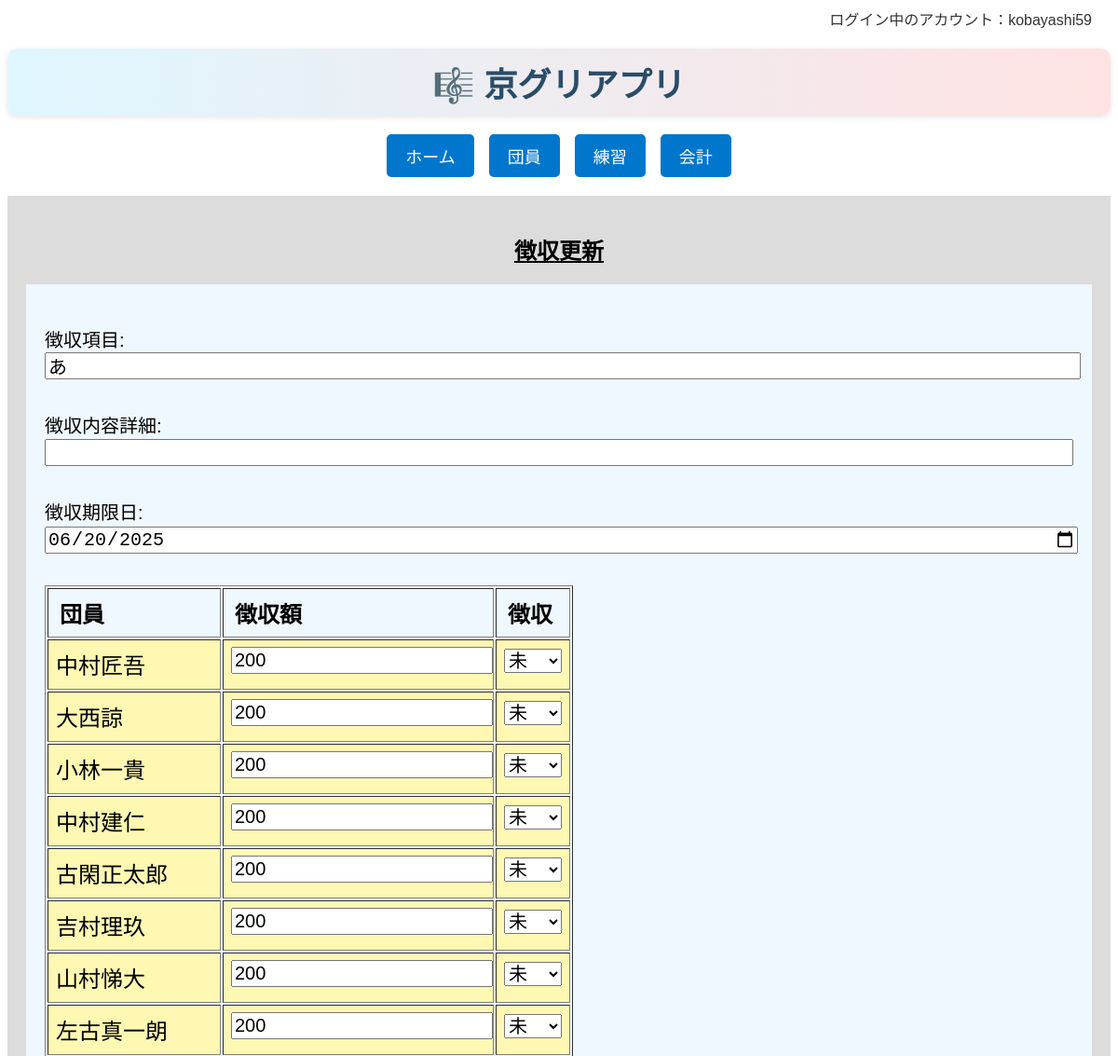
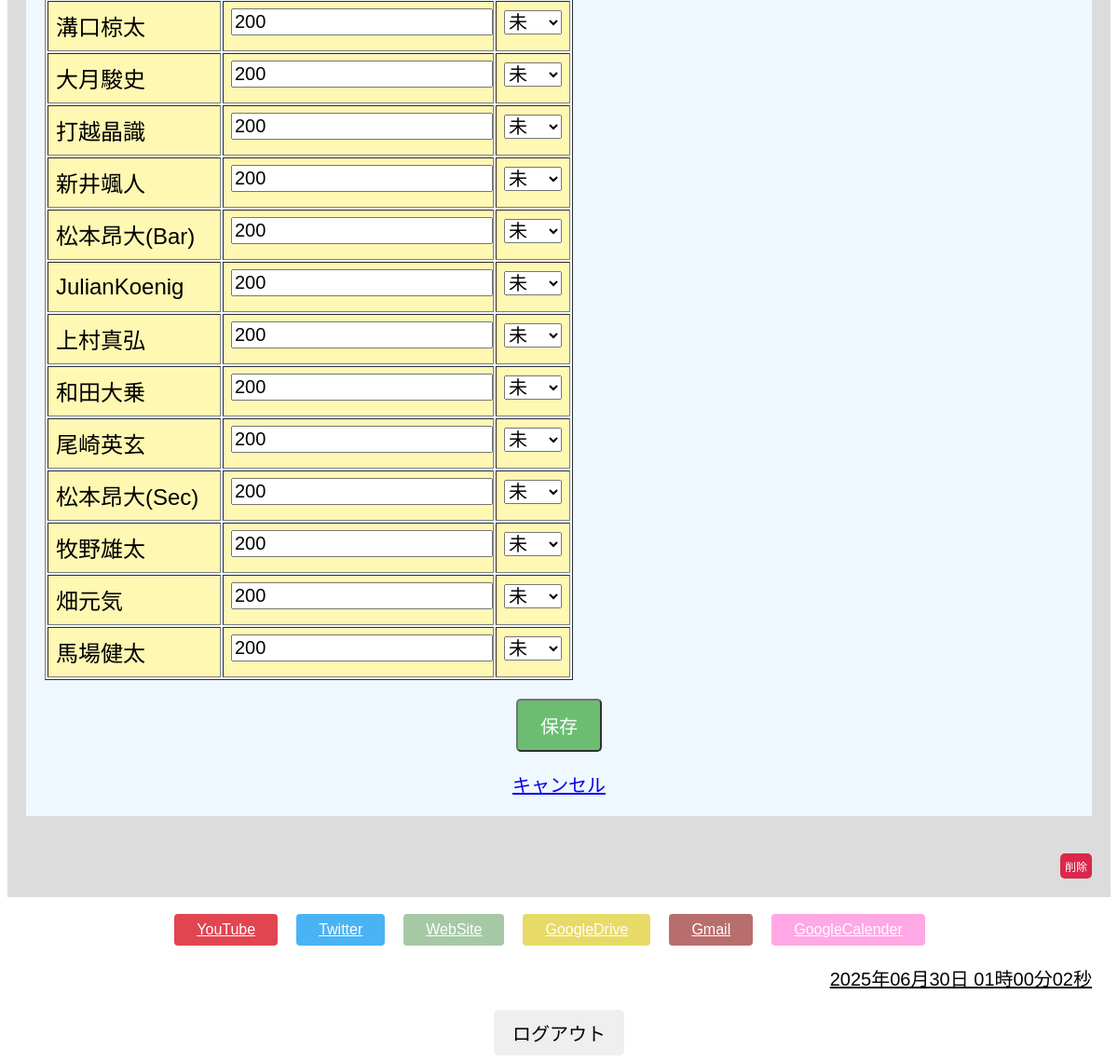
Page /accounting/collection/9/update/ (signed in) on the committed database (2 pictures, top to bottom).
### accounting/models/collection_models.py (models this page shows, shortened)
class Collection(models.Model):
    title = models.CharField(
        max_length=50,
        verbose_name="徴収項目",
        default=""
    )  # 徴収の名前（例：2025年5月団費）
    content = models.TextField(
        verbose_name="徴収内容",
        blank=True
    )  # 補足内容（空欄可）
    created_at = models.DateTimeField(
        auto_now_add=True,
        verbose_name="作成日"
    )  # 作成日時（自動記録）
    deadline = models.DateField(
        verbose_name="徴収期限日"
    )  # 支払いの締切日

class CollectionRecord(models.Model):
    STATUS_CHOICES = [
        ('未', '未'),       # 未払い
        ('済', '済'),       # 支払済み
        ('不要', '不要'),   # 不要（免除など）
    ]
    collection = models.ForeignKey(
        Collection,
        on_delete=models.CASCADE,
        related_name='records'
    )  # 対象となる徴収項目
    member = models.ForeignKey(
        Member,
        on_delete=models.CASCADE
    )  # 対象団員
    amount = models.PositiveIntegerField(
        verbose_name="徴収額",
        default=0
    )  # 金額（円）
    status = models.CharField(
        max_length=10,
        choices=STATUS_CHOICES,
        default='未',
        verbose_name="徴収ステータス"
    )  # 支払い状況の区分

### member/models.py (models this page shows, shortened)
class Member(models.Model):
    PART_CHOICES = [
        ('top', 'トップ'),
        ('second', 'セカンド'),
        ('baritone', 'バリトン'),
        ('bass', 'ベース'),
    ]
    id = models.UUIDField(
        primary_key=True,
        default=uuid.uuid4,
        editable=False,
        verbose_name="ID"
    )  # 主キーとしてUUIDを使用（安全性・衝突回避）
    name = models.CharField(max_length=100, verbose_name="名前")  # 団員名
    kyogleeid = models.IntegerField(verbose_name="期")  # 何期生か（整数）
    joinyear = models.IntegerField(verbose_name="入団年")  # 入団年度
    faculty = models.CharField(max_length=100, verbose_name="所属")  # 学部など
    part = models.CharField(
        max_length=10,
        choices=PART_CHOICES,
        verbose_name="パート"
    )  # 所属パート（選択式）
    role = models.ManyToManyField(
        Role,
        verbose_name="役職",
        blank=True
    )  # 複数の役職と多対多で紐づけ
    picture = CloudinaryField(
        '画像',
        blank=True,
        null=True
    )  # Cloudinaryに保存されるプロフィール画像
    created_at = models.DateTimeField(
        auto_now_add=True,
        verbose_name="作成日時"
    )  # 登録された日時（自動記録）
    updated_at = models.DateTimeField(
        auto_now=True,
        verbose_name="更新日時"
    )  # 最終更新日時（自動記録）
    user = models.OneToOneField(
        User,
        on_delete=models.CASCADE,
        null=True,
        blank=True
    )  # Djangoのログインユーザーと紐づけ（任意）

### accounting/views/collection_views.py (the view)
# urls.py: path('collection/<int:pk>/update/', collection_views.collection_update, name='collection_update'),      # 更新
@login_required
def collection_update(request, pk):
    collection = get_object_or_404(Collection, pk=pk)
    members = Member.objects.all().order_by('kyogleeid', 'name')
    existing_records = {r.member.id: r for r in CollectionRecord.objects.filter(collection=collection)}
    if request.method == 'POST':
        form = CollectionForm(request.POST, instance=collection)
        if form.is_valid():
            form.save()
            for member in members:
                amount_key = f"amount_{member.id}"
                status_key = f"status_{member.id}"
                try:
                    amount = int(request.POST.get(amount_key, 0))
                    status = request.POST.get(status_key, '未')
                except ValueError:
                    amount = 0
                    status = '未'
                if status == '不要':
                    amount = 0
                record = existing_records.get(member.id)
                if record:
                    record.amount = amount
                    record.status = status
                    record.save()
            return redirect('accounting:collection_detail', year=collection.deadline.year, pk=collection.id)
    else:
        form = CollectionForm(instance=collection)
        member_records = [(member, existing_records.get(member.id)) for member in members]
    return render(request, 'accounting/collection/collection_update.html', {
        'form': form,
        'collection': collection,
        'member_records': member_records,
    })

### accounting/forms/collection_forms.py
class CollectionForm(forms.ModelForm):
    class Meta:
        model = Collection
        fields = ['title', 'content', 'deadline']
        labels = {
            'title': '徴収項目',
            'content': '徴収内容詳細',
            'deadline': '徴収期限日',
        }
        widgets = {
            'title': forms.TextInput(attrs={'placeholder': '例）2025年度前期団費'}),
            'content': forms.TextInput(attrs={'rows': 5, 'cols': 40, 'class': 'responsive-textarea'}),
            'deadline': forms.DateInput(attrs={'type': 'date'}),  # 日付選択用カレンダー入力
        }

### templates/accounting/collection/collection_update.html (shortened to what this page needs)
{% extends "base/base.html" %}
{% block body %}
<div class="contents">
    <h2 class="page_name">徴収更新</h2>
    <div class="register_contents">
        <form method="post" class="register_form">
            {{ form.as_p }}
            <table border="1">
                <thead>
                    <tr>
                        <th style="min-width: 160px;">団員</th>
                        <th>徴収額</th>
                        <th>徴収</th>
                    </tr>
                </thead>
                <tbody>
                    {% for member, record in member_records %}
                    <tr {% if record.status == "未" %}style="background-color: #fff8b3;"{% endif %}>
                        <td>{{ member.name }}</td>
                        <td>
                            <input type="number" name="amount_{{ member.id }}" value="{{ record.amount }}">
                        </td>
                        <td>
                            <select name="status_{{ member.id }}">
                                <option value="未" {% if record.status == "未" %}selected{% endif %}>未</option>
                            </select>
                        </td>
                    </tr>
                    {% endfor %}
                </tbody>
            </table>
            <div class="save_wrapper">
                <button type="submit" class="save">保存</button>
            </div>
            <div class="save_wrapper">
            <a href="{% url 'accounting:collection_detail' year=collection.deadline.year pk=collection.id %}" class="button">キャンセル</a>
            </div>
        </form>
    </div>
    <div class="delete_bottom_right">
        {% if user.is_staff or user.member.has_role %}
            <form method="post" action="{% url 'accounting:collection_delete' collection.id %}" style="display:inline;">
                <button type="submit" class="delete" onclick="return confirm('本当にこの項目を削除してもよろしいですか？');">削除</button>
            </form>
        {% else %}
            <button type="button" class="delete disabled" onclick="alert('削除権限がありません');">削除</button>
        {% endif %}
    </div>
</div>
{% endblock %}

### templates/base/base.html (shortened to what this page needs)
<!DOCTYPE html>
<html lang="ja">
<head>
    {% load static %}
    <link rel="stylesheet" href="{% static 'css/base.css' %}">
    <link rel="stylesheet" href="https://maxcdn.bootstrapcdn.com/font-awesome/4.3.0/css/font-awesome.min.css">
</head>
<body>
    <div class="header-row">
        <div class="user-info">
        ログイン中のアカウント：{{ request.user.username }}
        </div>
    </div>
    <h1 class="main-title">🎼 京グリアプリ </h1>
    <div class="main-nav">
    <a href="{% url 'main:index' %}" class="main-nav-btn">ホーム</a>
    <a href="{% url 'member:index' %}" class="main-nav-btn">団員</a>
    <a href="{% url 'practice_management:practice_index' %}" class="main-nav-btn">練習</a>
    <a href="{% url 'accounting:index' %}" class="main-nav-btn">会計</a>
    </div>
    {% block body %}
    {% endblock %}
    <br>
    <div class="link-block">
        <div class="btn-wrapper">
        <a href="https://www.youtube.com/@..." target="_blank" class="btn youtube">YouTube</a>
        <a href="https://x.com/Glee_KU" target="_blank" class="btn twitter">Twitter</a>
        <a href="https://sites.google.com/view/kyotoglee/home" target="_blank" class="btn website">WebSite</a>
        <a href="https://drive.google.com/drive/home" target="_blank" class="btn googledrive">GoogleDrive</a>
        <a href="https://mail.google.com/mail/u/0/#inbox" target="_blank" class="btn gmail">Gmail</a>
        <a href="https://calendar.google.com/calendar/u/0/r" target="_blank" class="btn googlecalender">GoogleCalender</a>
        </div>
    </div>
    <div id="clock" class="clock"></div>
    <footer>
    <div class="logout_wrapper">
        <form action="{% url 'accounts:logout' %}" method="post">
            <button type="submit" class="logout">ログアウト</button>
        </form>
    </div>
    </footer>
</body>
</html>

### static/css/base.css (style rules this page uses)
body { font-family: "Avenir Next", "Hiragino Kaku Gothic ProN W3", sans-serif; }
h1 { font-size: 36px; text-align: center; }
.main-title { font-size: 36px; font-weight: bold; color: #2a4d69; text-align: center; margin: 20px 0; background: linear-gradient(to right, #dff6ff, #ffe2e2); padding: 10px 20px; border-radius: 10px; box-shadow: 0px 2px 6px rgba(0, 0, 0, 0.1); }
h2 { text-align: center; }
.clock { font-size: 20px; text-align: right; padding-right: 20px; text-decoration: underline; }
.header-row { display: flex; justify-content: flex-end; padding: 0 20px 0 20px; }
.user-info { font-size: 16px; color: #333; }
.btn-wrapper { margin-bottom: 20px; display: flex; justify-content: center; }
.btn { padding: 8px 24px; color:rgb(255, 255, 255); opacity:0.8; border-radius: 4px; }
.button { font-size: 20px; border-radius: 5px; margin: 0 10px; }
.youtube { background-color: RGB(218,23,37); margin-right: 20px; }
.twitter { background-color: RGB(29,161,242); margin-right: 20px; }
.website { background-color: darkseagreen; margin-right: 20px; }
.googledrive { background-color: rgb(226, 210, 66); margin-right: 20px; }
.gmail { background-color: rgb(168, 74, 74); margin-right: 20px; }
.googlecalender { background-color: rgb(255, 147, 223); margin-right: 20px; }
.contents { padding: 20px; background-color: gainsboro; }
.page_name { font-size: 24px; text-align: center; text-decoration: underline; }
.register_contents { display: flex; justify-content: center; padding: 20px; background-color: aliceblue; }
.register_form { text-align: left; font-size: 24px; width: 100%; }
.register_form input, .register_form label, .register_form select, .register_form textarea { font-size: 20px; width: 100%; margin-bottom: 10px; }
.save_wrapper { display: flex; justify-content: center; margin-top: 20px; }
.save { font-size: 20px; padding: 12px 24px; background-color: #4CAF50; color: white; border-radius: 5px; text-decoration: none; text-align: center; opacity: 0.8; }
.delete { font-size: 12px; padding: 5px 5px; background-color: crimson; color: white; border: none; border-radius: 5px; opacity: 0.9; cursor: pointer; }
.delete_bottom_right { display: flex; justify-content: flex-end; width: 100%; margin-top: 40px; }
.logout_wrapper { display: flex; justify-content: center; margin-top: 20px; }
.logout { font-size: 20px; padding: 10px 20px; border-radius: 5px; border: none; }
.main-nav { display: flex; justify-content: center; gap: 16px; margin: 20px 0; flex-wrap: wrap; }
.main-nav-btn { background-color: #0077cc; color: white; text-decoration: none; padding: 10px 20px; font-size: 18px; border-radius: 5px; text-align: center; }
.responsive-textarea { width: 100%; box-sizing: border-box; resize: vertical; }

### templates/accounting/collection/collection_update.html (style rules this page uses)
th { padding: 8px 12px; text-align: left; }
td { padding: 6px 8px; }

### rows in the picture
Collection: title "あ", deadline "06/20/2025"
Member: name "中村匠吾", amount "200", id "未"
Member: name "大西諒", amount "200", id "未"
Member: name "小林一貴", amount "200", id "未"
Member: name "中村建仁", amount "200", id "未"
Member: name "古閑正太郎", amount "200", id "未"
Member: name "吉村理玖", amount "200", id "未"
Member: name "山村悌大", amount "200", id "未"
Member: name "左古真一朗", amount "200", id "未"
Member: name "溝口椋太", amount "200", id "未"
Member: name "大月駿史", amount "200", id "未"
Member: name "打越晶識", amount "200", id "未"
Member: name "新井颯人", amount "200", id "未"
Member: name "松本昂大(Bar)", amount "200", id "未"
Member: name "JulianKoenig", amount "200", id "未"
Member: name "上村真弘", amount "200", id "未"
Member: name "和田大乗", amount "200", id "未"
Member: name "尾崎英玄", amount "200", id "未"
Member: name "松本昂大(Sec)", amount "200", id "未"
Member: name "牧野雄太", amount "200", id "未"
Member: name "畑元気", amount "200", id "未"
Member: name "馬場健太", amount "200", id "未"

### other values in the picture
{{ request.user.username }} "kobayashi59"
